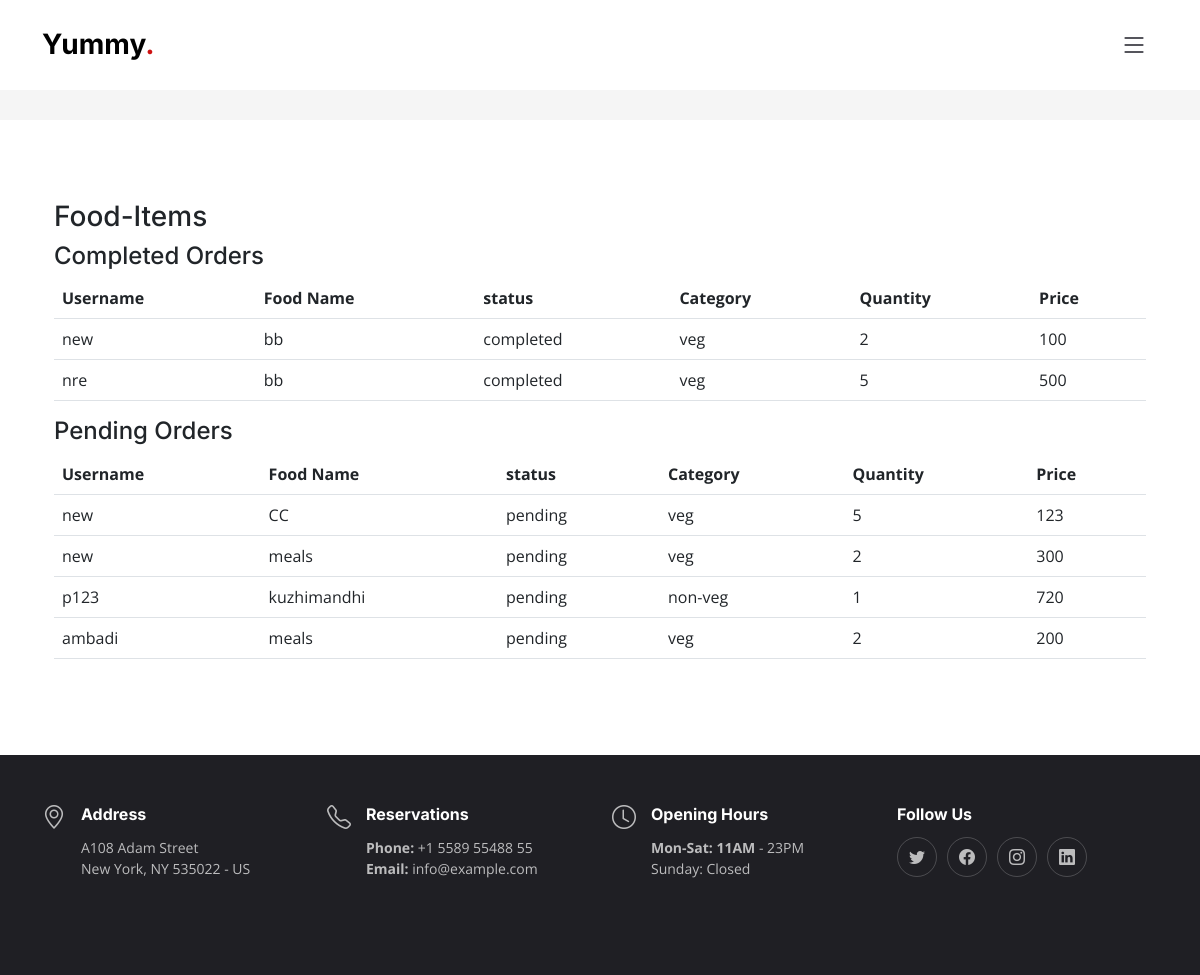
The app's page /admin_order_manage with its own data.
### foodapp/models.py (models this page shows)
class CompletedOrder(models.Model):
    username = models.CharField(max_length=20)
    food_name =  models.CharField(max_length=20)
    status =    models.CharField(max_length=20)
    category =  models.CharField(max_length=10)
    quantity = models.IntegerField()
    price = models.IntegerField()
    phnumber = models.IntegerField()

class OngoingOrder(models.Model):
    username = models.CharField(max_length=20)
    food_name =  models.CharField(max_length=20)
    status =    models.CharField(max_length=20)
    category =  models.CharField(max_length=10)
    quantity = models.IntegerField()
    price = models.IntegerField()

### foodapp/views.py (the view)
# urls.py: path('admin_order_manage',views.admin_order_manage,name="admin_order_manage"),
def admin_order_manage(request):
    data_completed=CompletedOrder.objects.all()
    data_pending=OngoingOrder.objects.all()
    return render(request,'admin_orders.html',{'o_orders':data_pending ,'c_orders':data_completed})

### foodapp/templates/admin_orders.html (shortened to what this page needs)
{% extends 'admin_layout.html' %}
{% block content %}
<div class="container" data-aos="fade-up">
    <h3>Food-Items</h3>
    <h4>Completed Orders</h4>
    <table class="table">
        <thead>
          <tr>
            <th scope="col">Username</th>
            <th scope="col">Food Name</th>
            <th scope="col">status</th>
            <th scope="col">Category</th>
            <th scope="col">Quantity</th>
            <th scope="col">Price</th>
          </tr>
        </thead>
        {% for o in c_orders %}
        <tbody>
          <tr>
            <td>{{o.username}}</td>
            <td>{{o.food_name}}</td>
            <td>{{o.status}}</td>
            <td>{{o.category}}</td>
            <td>{{o.quantity}}</td>
            <td>{{o.price}}</td>
          </tr>
        </tbody>
        {% endfor %}
      </table>
      <h4>Pending Orders</h4>
      <table class="table">
        <thead>
          <tr>
            <th scope="col">Username</th>
            <th scope="col">Food Name</th>
            <th scope="col">status</th>
            <th scope="col">Category</th>
            <th scope="col">Quantity</th>
            <th scope="col">Price</th>
          </tr>
        </thead>
        {% for o in o_orders %}
        <tbody>
          <tr>
            <td>{{o.username}}</td>
            <td>{{o.food_name}}</td>
            <td>{{o.status}}</td>
            <td>{{o.category}}</td>
            <td>{{o.quantity}}</td>
            <td>{{o.price}}</td>
          </tr>
          {% endfor %}
        </tbody>
      </table>
</div>
{% endblock %}

### foodapp/static/assets/css/main.css (style rules this page uses)
:root { --font-default: "Open Sans", system-ui, -apple-system, "Segoe UI", Roboto, "Helvetica Neue", Arial, "Noto Sans", "Liberation Sans", sans-serif, "Apple Color Emoji", "Segoe UI Emoji", "Segoe UI Symbol", "Noto Color Emoji"; --font-primary: "Amatic SC", sans-serif; --font-secondary: "Inter", sans-serif; }
:root { --color-default: #212529; --color-primary: #ce1212; --color-secondary: #37373f; }
:root { scroll-behavior: smooth; }
body { font-family: var(--font-default); color: var(--color-default); }
h1, h2, h3, h4, h5, h6 { font-family: var(--font-secondary); }

### records on screen
CompletedOrder: username "new", food_name "bb", status "completed", category "veg", quantity "2", price "100"
CompletedOrder: username "nre", food_name "bb", status "completed", category "veg", quantity "5", price "500"
OngoingOrder: username "new", food_name "CC", status "pending", category "veg", quantity "5", price "123"
OngoingOrder: username "new", food_name "meals", status "pending", category "veg", quantity "2", price "300"
OngoingOrder: username "p123", food_name "kuzhimandhi", status "pending", category "non-veg", quantity "1", price "720"
OngoingOrder: username "ambadi", food_name "meals", status "pending", category "veg", quantity "2", price "200"
